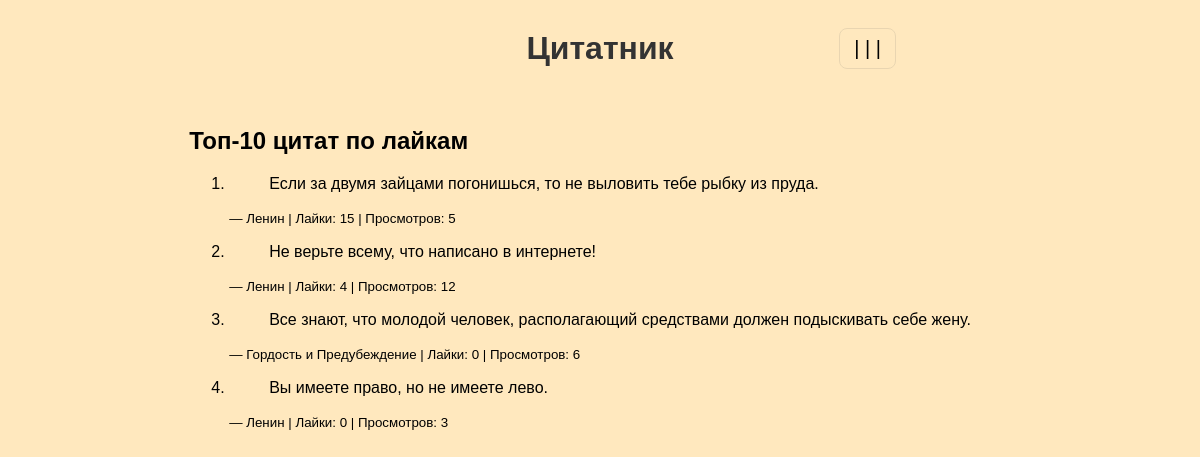
Page /top10/ on the earlier database version.
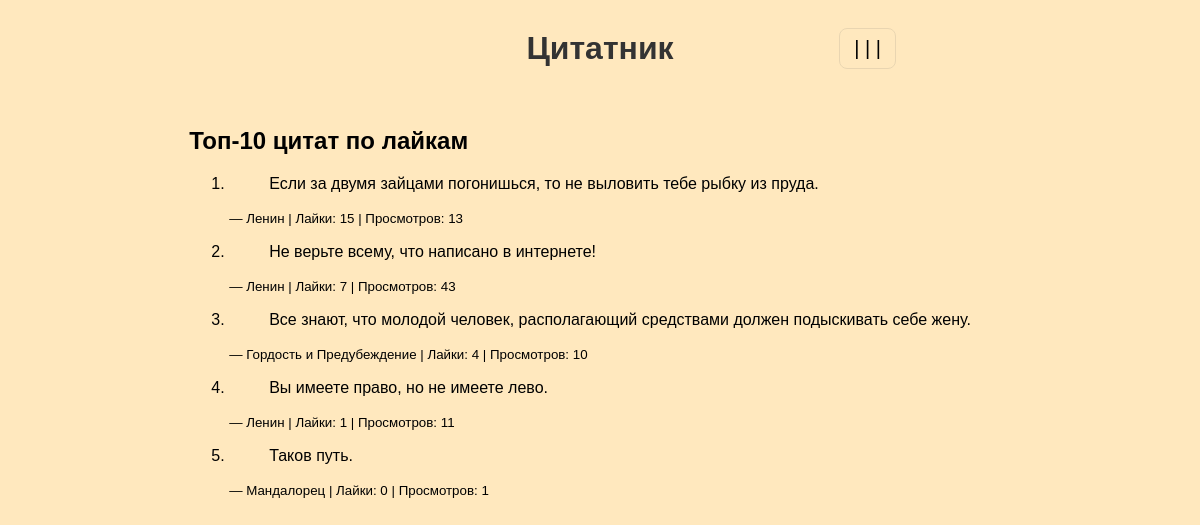
Same page on the later database version.
### quotes/models.py (models this page shows, shortened)
class Quote(models.Model):
    source = models.ForeignKey(Source, on_delete=models.CASCADE, related_name='quotes')
    text = models.TextField(unique=True)
    weight = models.PositiveIntegerField(default=1)
    views = models.PositiveIntegerField(default=0)
    likes = models.IntegerField(default=0)
    dislikes = models.IntegerField(default=0)
    created_at = models.DateTimeField(auto_now_add=True)
    class Meta:
        ordering = ['-likes', '-views']

class Source(models.Model):
    SOURCE_TYPES = [
        ('book', 'Книга'),
        ('movie', 'Фильм'),
        ('series', 'Сериал'),
        ('other', 'Другое'),
    ]
    name = models.CharField(max_length=200, unique=True)
    type = models.CharField(max_length=20, choices=SOURCE_TYPES, default='other')

### quotes/views.py (the view)
# urls.py: path('top10/', views.top10, name='top10'),
def top10(request):
    top = Quote.objects.order_by('-likes', '-views')[:10]
    return render(request, 'quotes/top10.html', {'top': top})

### quotes/templates/quotes/top10.html
{% extends 'quotes/base.html' %}
{% block content %}
    <h2>Топ-10 цитат по лайкам</h2>
    <ol>
        {% for q in top %}
        <li>
            <blockquote>{{ q.text }}</blockquote>
            <small>— {{ q.source.name }} | Лайки: {{ q.likes }} | Просмотров: {{ q.views }}</small>
        </li>
        {% empty %}
            <li>Пока нет цитат.</li>
        {% endfor %}
    </ol>
{% endblock %}

### quotes/templates/quotes/base.html (shortened to what this page needs)
{% load static %}
<!doctype html>
<html lang="ru">
<head>
    <link rel="stylesheet" href="{% static 'quotes/styles.css' %}">
</head>
<body>
    <header>
        <h1 style="text-align:center;"><a href="{% url 'quotes:index' %}">Цитатник</a></h1>
    </header>
    <main>
        {% block content %}{% endblock %}
        <div class="menu-wrapper">
            <button class="menu-toggle">| | |</button>
        </div>
    </main>
</body>
</html>

### quotes/static/quotes/styles.css (style rules this page uses)
body { margin: 0; min-height: 100vh; display: flex; flex-direction: column; align-items: center; background: #ffe8be; font-family: Arial, sans-serif; }
header { margin-top: 30px; margin-bottom: 40px; text-align: center; }
header h1 { margin: 0; font-size: 2rem; color: purple; }
button { margin: 8px 4px; padding: 6px 12px; border-radius: 6px; border: 1px solid #ccc; background: #d8f0ff; cursor: pointer; transition: background 0.2s; }
.menu-wrapper { margin-top: 20px; text-align: center; position: fixed; top: 0px; right: 25%; z-index: 1000; }
.menu-toggle { font-size: 20px; padding: 8px 14px; background: #ffe8be; border: 1px solid #e9d5b1; border-radius: 8px; cursor: pointer; }
header h1 a { color: #333; text-decoration: none; }

Differences in the rows shown:
changed Quote "Если за двумя зайцами погонишься, то не выловить тебе рыбку из пруда.": views "5" → "13"
changed Quote "Не верьте всему, что написано в интернете!": likes "4" → "7"; views "12" → "43"
changed Quote "Гордость и Предубеждение": likes "0" → "4"; views "6" → "10"
changed Quote "Вы имеете право, но не имеете лево.": likes "0" → "1"; views "3" → "11"
added Quote: text "Таков путь.", source.name "Мандалорец", likes "0", views "1"
